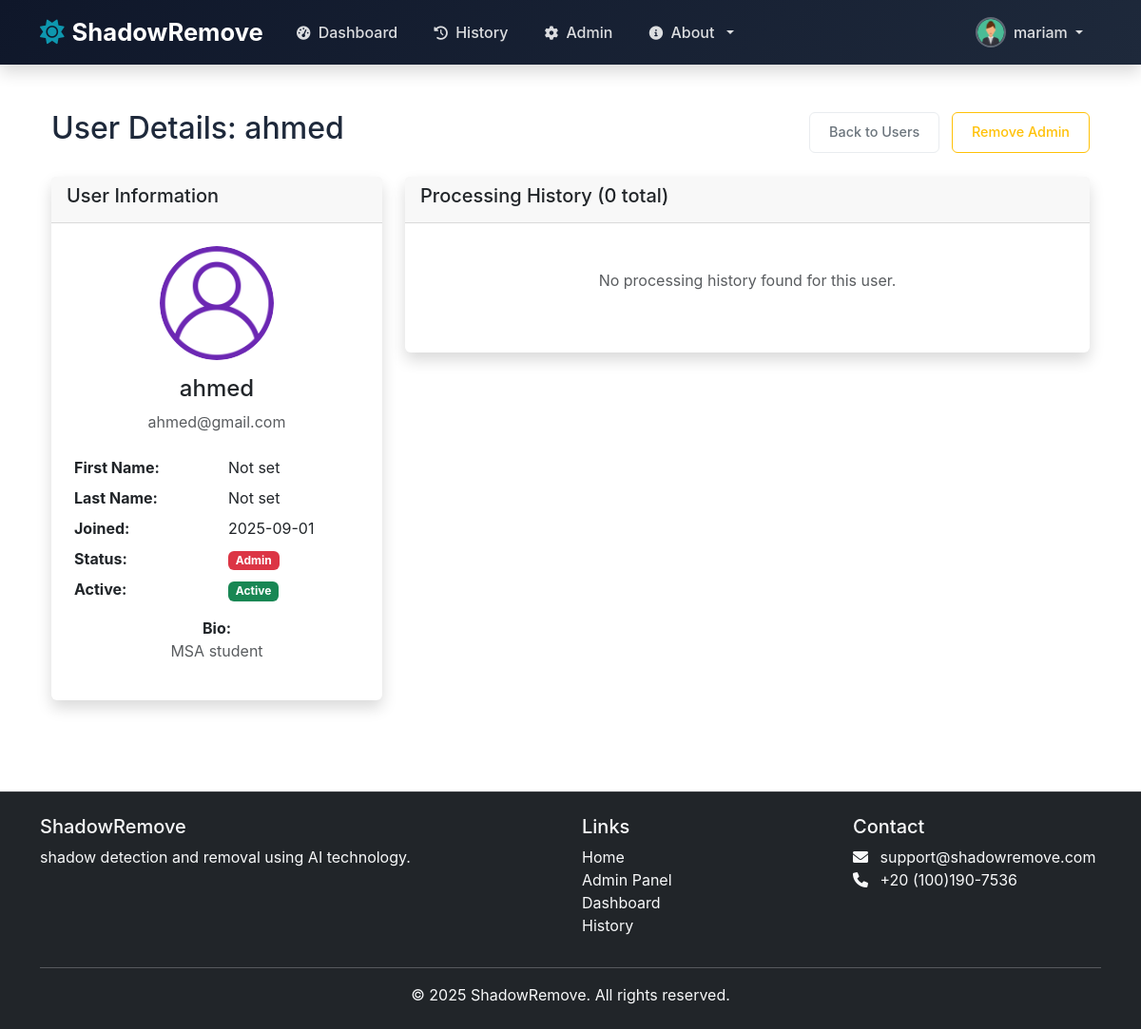
/admin/user/3 (signed in), run on an earlier commit of the app's database.
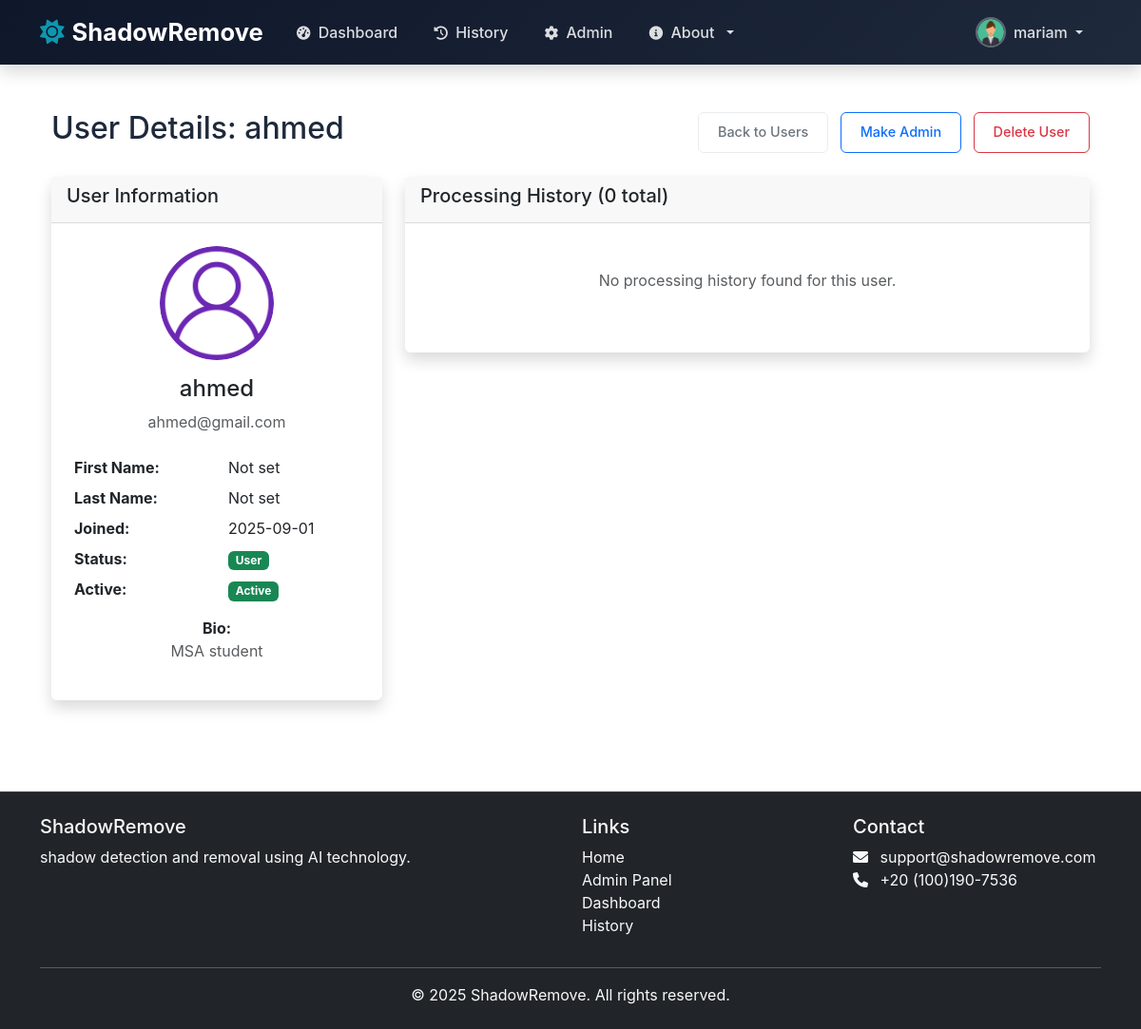
And on a later commit of the database.
### admin_route.py (the view)
@admin_required
def admin_user_detail(user_id):
    user = User.query.get_or_404(user_id)
    processed_images = ProcessedImage.query.filter_by(user_id=user_id).order_by(ProcessedImage.created_at.desc()).all()
    detection_count = ProcessedImage.query.filter_by(user_id=user_id, process_type='detection').count()
    removal_count = ProcessedImage.query.filter_by(user_id=user_id, process_type='removal').count()
    recent_activity = ProcessedImage.query.filter_by(user_id=user_id).order_by(ProcessedImage.created_at.desc()).limit(5).all()
    if processed_images:
        first_activity = processed_images[-1].created_at
        days_active = (datetime.utcnow() - first_activity).days or 1
        avg_per_day = len(processed_images) / days_active
    else:
        first_activity = None
        days_active = 0
        avg_per_day = 0
    return render_template('admin/user_detail.html',
                         user=user,
                         processed_images=processed_images,
                         detection_count=detection_count,
                         removal_count=removal_count,
                         recent_activity=recent_activity,
                         first_activity=first_activity,
                         days_active=days_active,
                         avg_per_day=avg_per_day)

### admin_route.py (called while the page is built)
def admin_required(f):
    @wraps(f)
    def decorated_function(*args, **kwargs):
        if not current_user.is_authenticated or not current_user.is_admin:
            abort(403)
        return f(*args, **kwargs)
    return decorated_function

### app.py (called while the page is built)
@login_manager.user_loader
def load_user(user_id):
    return User.query.get(int(user_id))

### templates/admin/user_detail.html (shortened to what the changed rows need)
{% extends "base.html" %}
{% block content %}
<div class="container-fluid py-4">
    <div class="d-flex justify-content-between align-items-center mb-4">
        <h1 class="h2">User Details: {{ user.username }}</h1>
        <div>
            <a href="{{ url_for('admin_users') }}" class="btn btn-outline-secondary">Back to Users</a>
            {% if not user.is_admin %}
                <button type="button" class="btn btn-outline-primary ms-2"
                        data-bs-toggle="modal" data-bs-target="#makeAdminModal">
                    Make Admin
                </button>
            {% else %}
                {% if current_user.id != user.id %}
                    <button type="button" class="btn btn-outline-warning ms-2"
                            data-bs-toggle="modal" data-bs-target="#removeAdminModal">
                        Remove Admin
                    </button>
                {% endif %}
            {% endif %}
            {% if not user.is_admin %}
                <button type="button" class="btn btn-outline-danger ms-2"
                        data-bs-toggle="modal" data-bs-target="#deleteUserModal">
                    Delete User
                </button>
            {% endif %}
        </div>
    </div>
    <div class="row">
        <div class="col-md-4">
            <div class="card">
                <div class="card-body text-center">
                    <div class="row text-start mt-4">
                        <div class="col-6 mt-2">
                            {% if user.is_admin %}
                                <span class="badge bg-danger">Admin</span>
                            {% else %}
                                <span class="badge bg-success">User</span>
                            {% endif %}
                        </div>
                    </div>
                </div>
            </div>
        </div>
    </div>
</div>
{% endblock %}

What changed in the data, as far as the page shows it:
changed User "ahmed": is_admin True → False (drawn)
Also different on the page:
text no longer shown: "Remove Admin Admin"
text now shown: "Make Admin Delete User User"
